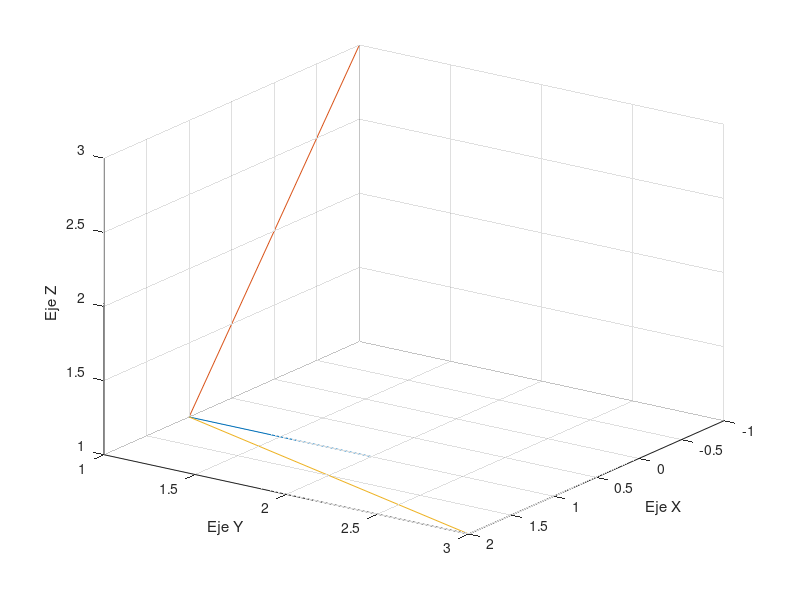

Write MATLAB code to recreate this figure.
a=[1 1; 1 2; 1 1];
b=[1 -1; 1 1; 1 3];
c=[1 2; 1 3; 1 1];
plot3(a(1,:), a(2,:), a(3,:))
view([125, 25])
grid on
hold on
plot3(b(1,:), b(2,:), b(3,:))
plot3(c(1,:), c(2,:), c(3,:))
xlabel('Eje X')
ylabel('Eje Y')
zlabel('Eje Z')